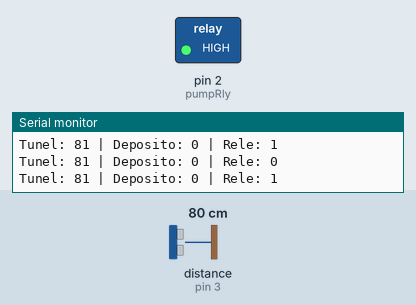
This sketch was run on a simulated Arduino Nano, built with avr-gcc and run on an emulated ATmega328P. Shown: switched loads named in the sketch (green lamp = pin HIGH), the last lines printed to the serial monitor. The inputs (shaded band) are chosen by the test bench; at power-on: distance to the obstacle (sensor on pin 3) 80 cm. The echo pulse lasts 58.3 µs per cm.

Above: at 5.8 s.
5.9 s: distance to the obstacle (sensor on pin 3) set to 299 cm
At 11.1 s:
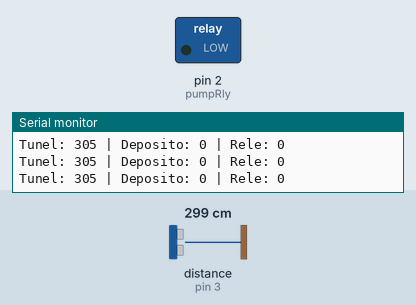
11.9 s: distance to the obstacle (sensor on pin 3) set to 91 cm
17.9 s: distance to the obstacle (sensor on pin 3) set to 83 cm
At 19.3 s:
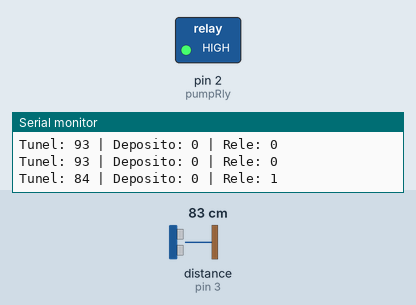
28.7 s: distance to the obstacle (sensor on pin 3) set to 250 cm
At 33.6 s:
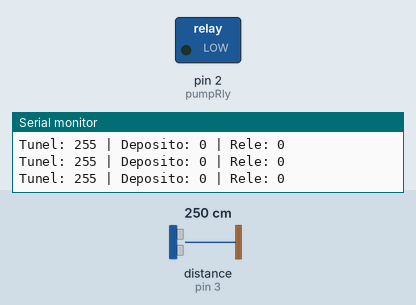
34.7 s: distance to the obstacle (sensor on pin 3) set to 2 cm
At 36.1 s:
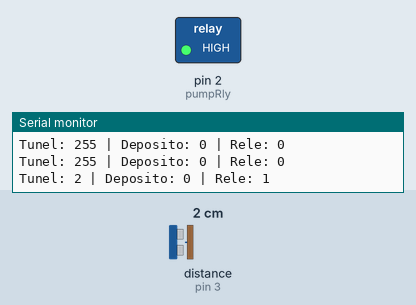
Timing chart, 0 to 46.4 s (numbered marks = the images above; inputs shaded):
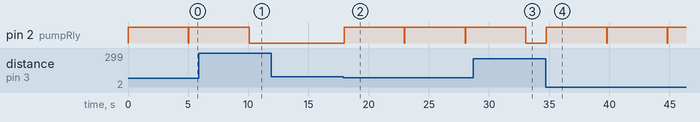

The sketch:

nano_sonar_no_water.ino
```cpp
/*
   Code for nano with no level sensor and hc-sr04
*/


#include <NewPing.h>
#define maxDistance 400

#define movEchoPin 3
#define movTrigPin 4
#define pumpRly 2

NewPing sonar(movTrigPin, movEchoPin, maxDistance); // NewPing setup of pins and maximum distance.

///////////////////////////////////DEFINIÇOES GERAIS, ALTERAR SÓ AQUI///////////////////////////////////
boolean rlyType = 1;        //0 ou 1, de acordo com o tipo de relé
int pumpOnTime = 5;         //Tempo de funcionamento da bomba, em segundos
int triggerThreshold = 90;  //Largura do tunel(em cm) -10cm
int debDelay = 50;
////////////////////////////////////////////////////////////////////////////////////////////////////////

long trigDistance;
boolean tankState, pumpState, rlyOn, rlyOff;
long distHolder[5];
long reading;

long readDistance() {
  trigDistance = sonar.ping_cm();
  return trigDistance;
}


void printToSerial() {
  Serial.print("Tunel: ");
  Serial.print(trigDistance);
  Serial.print(" | Deposito: ");
  Serial.print(tankState);
  Serial.print(" | Rele: ");
  Serial.print(pumpState);
  Serial.println();
}

void setup() {
  if (rlyType) {
    rlyOn = HIGH;
    rlyOff = LOW;
  } else if (!rlyType) {
    rlyOn = LOW;
    rlyOff = HIGH;
  }

  // initialize serial communication:
  Serial.begin(9600);

  //DEFINE ALL PIN MODES
  pinMode(movEchoPin, INPUT);
  pinMode(movTrigPin, OUTPUT);
  pinMode(pumpRly, OUTPUT);

  //DEFINE INITIAL PIN STATE
  digitalWrite(movEchoPin, LOW);
  digitalWrite(movTrigPin, LOW);
  digitalWrite(pumpRly, HIGH);

  pumpOnTime = pumpOnTime * 1000;

}

void loop() {
  reading = readDistance();
  if (reading != 0 && reading < triggerThreshold) {
    digitalWrite(pumpRly, rlyOn);
    pumpState = 1;
    printToSerial();
    delay(pumpOnTime);
  }
  digitalWrite(pumpRly, rlyOff);
  pumpState = 0;
  delay(debDelay); //debounce delay
  printToSerial();
}
```

Measured:
- the behaviour switches between 88 and 87 cm on distance to the obstacle (sensor on pin 3) (found by bisection; images 1 and 2)
- after the input at 5.9 s, pin 2 (pumpRly): goes on until 10.1 s, then stays LOW
- after the input at 17.9 s, pin 2 (pumpRly): alternates HIGH for 5.0 s and LOW for 0.06 s, starting after 0.05 s
- after the input at 28.7 s, pin 2 (pumpRly): goes on until 33.1 s, then stays LOW
- after the input at 34.7 s, pin 2 (pumpRly): alternates HIGH for 5.0 s and LOW for 0.05 s, starting after 0.06 s
